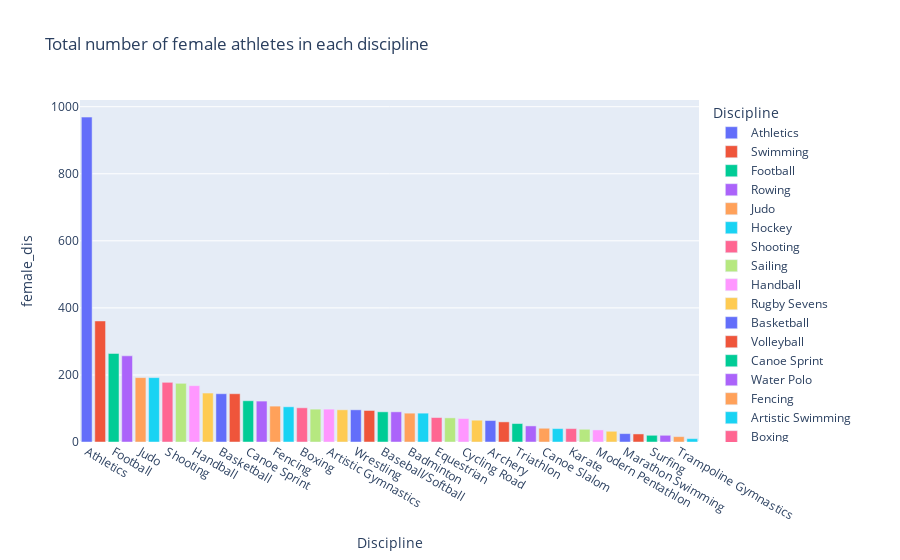

Here is the notebook cell this chart was saved with:
### Code cell
female_dis=gender.groupby('Discipline')['Female'].sum().sort_values(ascending=False).reset_index(name='female_dis')
print(female_dis.head(7))
px.bar(female_dis, x='Discipline', y='female_dis', color='Discipline', title='Total number of female athletes in each discipline').show()

### Figure 1 — Plotly figure (JSON) as saved in the notebook; plotly's stock layout.template omitted (floating-point values rounded to 4 significant figures)
{"data": [{"alignmentgroup": "True", "hovertemplate": "Discipline=%{x}<br>female_dis=%{y}<extra></extra>", "legendgroup": "Athletics", "marker": {"color": "#636efa", "pattern": {"shape": ""}}, "name": "Athletics", "offsetgroup": "Athletics", "orientation": "v", "showlegend": true, "textposition": "auto", "type": "bar", "x": ["Athletics"], "xaxis": "x", "y": [969], "yaxis": "y"}, {"alignmentgroup": "True", "hovertemplate": "Discipline=%{x}<br>female_dis=%{y}<extra></extra>", "legendgroup": "Swimming", "marker": {"color": "#EF553B", "pattern": {"shape": ""}}, "name": "Swimming", "offsetgroup": "Swimming", "orientation": "v", "showlegend": true, "textposition": "auto", "type": "bar", "x": ["Swimming"], "xaxis": "x", "y": [361], "yaxis": "y"}, {"alignmentgroup": "True", "hovertemplate": "Discipline=%{x}<br>female_dis=%{y}<extra></extra>", "legendgroup": "Football", "marker": {"color": "#00cc96", "pattern": {"shape": ""}}, "name": "Football", "offsetgroup": "Football", "orientation": "v", "showlegend": true, "textposition": "auto", "type": "bar", "x": ["Football"], "xaxis": "x", "y": [264], "yaxis": "y"}, {"alignmentgroup": "True", "hovertemplate": "Discipline=%{x}<br>female_dis=%{y}<extra></extra>", "legendgroup": "Rowing", "marker": {"color": "#ab63fa", "pattern": {"shape": ""}}, "name": "Rowing", "offsetgroup": "Rowing", "orientation": "v", "showlegend": true, "textposition": "auto", "type": "bar", "x": ["Rowing"], "xaxis": "x", "y": [257], "yaxis": "y"}, {"alignmentgroup": "True", "hovertemplate": "Discipline=%{x}<br>female_dis=%{y}<extra></extra>", "legendgroup": "Judo", "marker": {"color": "#FFA15A", "pattern": {"shape": ""}}, "name": "Judo", "offsetgroup": "Judo", "orientation": "v", "showlegend": true, "textposition": "auto", "type": "bar", "x": ["Judo"], "xaxis": "x", "y": [192], "yaxis": "y"}, {"alignmentgroup": "True", "hovertemplate": "Discipline=%{x}<br>female_dis=%{y}<extra></extra>", "legendgroup": "Hockey", "marker": {"color": "#19d3f3", "pattern": {"shape": ""}}, "name": "Hockey", "offsetgroup": "Hockey", "orientation": "v", "showlegend": true, "textposition": "auto", "type": "bar", "x": ["Hockey"], "xaxis": "x", "y": [192], "yaxis": "y"}, {"alignmentgroup": "True", "hovertemplate": "Discipline=%{x}<br>female_dis=%{y}<extra></extra>", "legendgroup": "Shooting", "marker": {"color": "#FF6692", "pattern": {"shape": ""}}, "name": "Shooting", "offsetgroup": "Shooting", "orientation": "v", "showlegend": true, "textposition": "auto", "type": "bar", "x": ["Shooting"], "xaxis": "x", "y": [178], "yaxis": "y"}, {"alignmentgroup": "True", "hovertemplate": "Discipline=%{x}<br>female_dis=%{y}<extra></extra>", "legendgroup": "Sailing", "marker": {"color": "#B6E880", "pattern": {"shape": ""}}, "name": "Sailing", "offsetgroup": "Sailing", "orientation": "v", "showlegend": true, "textposition": "auto", "type": "bar", "x": ["Sailing"], "xaxis": "x", "y": [175], "yaxis": "y"}, {"alignmentgroup": "True", "hovertemplate": "Discipline=%{x}<br>female_dis=%{y}<extra></extra>", "legendgroup": "Handball", "marker": {"color": "#FF97FF", "pattern": {"shape": ""}}, "name": "Handball", "offsetgroup": "Handball", "orientation": "v", "showlegend": true, "textposition": "auto", "type": "bar", "x": ["Handball"], "xaxis": "x", "y": [168], "yaxis": "y"}, {"alignmentgroup": "True", "hovertemplate": "Discipline=%{x}<br>female_dis=%{y}<extra></extra>", "legendgroup": "Rugby Sevens", "marker": {"color": "#FECB52", "pattern": {"shape": ""}}, "name": "Rugby Sevens", "offsetgroup": "Rugby Sevens", "orientation": "v", "showlegend": true, "textposition": "auto", "type": "bar", "x": ["Rugby Sevens"], "xaxis": "x", "y": [146], "yaxis": "y"}, {"alignmentgroup": "True", "hovertemplate": "Discipline=%{x}<br>female_dis=%{y}<extra></extra>", "legendgroup": "Basketball", "marker": {"color": "#636efa", "pattern": {"shape": ""}}, "name": "Basketball", "offsetgroup": "Basketball", "orientation": "v", "showlegend": true, "textposition": "auto", "type": "bar", "x": ["Basketball"], "xaxis": "x", "y": [144], "yaxis": "y"}, {"alignmentgroup": "True", "hovertemplate": "Discipline=%{x}<br>female_dis=%{y}<extra></extra>", "legendgroup": "Volleyball", "marker": {"color": "#EF553B", "pattern": {"shape": ""}}, "name": "Volleyball", "offsetgroup": "Volleyball", "orientation": "v", "showlegend": true, "textposition": "auto", "type": "bar", "x": ["Volleyball"], "xaxis": "x", "y": [144], "yaxis": "y"}, {"alignmentgroup": "True", "hovertemplate": "Discipline=%{x}<br>female_dis=%{y}<extra></extra>", "legendgroup": "Canoe Sprint", "marker": {"color": "#00cc96", "pattern": {"shape": ""}}, "name": "Canoe Sprint", "offsetgroup": "Canoe Sprint", "orientation": "v", "showlegend": true, "textposition": "auto", "type": "bar", "x": ["Canoe Sprint"], "xaxis": "x", "y": [123], "yaxis": "y"}, {"alignmentgroup": "True", "hovertemplate": "Discipline=%{x}<br>female_dis=%{y}<extra></extra>", "legendgroup": "Water Polo", "marker": {"color": "#ab63fa", "pattern": {"shape": ""}}, "name": "Water Polo", "offsetgroup": "Water Polo", "orientation": "v", "showlegend": true, "textposition": "auto", "type": "bar", "x": ["Water Polo"], "xaxis": "x", "y": [122], "yaxis": "y"}, {"alignmentgroup": "True", "hovertemplate": "Discipline=%{x}<br>female_dis=%{y}<extra></extra>", "legendgroup": "Fencing", "marker": {"color": "#FFA15A", "pattern": {"shape": ""}}, "name": "Fencing", "offsetgroup": "Fencing", "orientation": "v", "showlegend": true, "textposition": "auto", "type": "bar", "x": ["Fencing"], "xaxis": "x", "y": [107], "yaxis": "y"}, {"alignmentgroup": "True", "hovertemplate": "Discipline=%{x}<br>female_dis=%{y}<extra></extra>", "legendgroup": "Artistic Swimming", "marker": {"color": "#19d3f3", "pattern": {"shape": ""}}, "name": "Artistic Swimming", "offsetgroup": "Artistic Swimming", "orientation": "v", "showlegend": true, "textposition": "auto", "type": "bar", "x": ["Artistic Swimming"], "xaxis": "x", "y": [105], "yaxis": "y"}, {"alignmentgroup": "True", "hovertemplate": "Discipline=%{x}<br>female_dis=%{y}<extra></extra>", "legendgroup": "Boxing", "marker": {"color": "#FF6692", "pattern": {"shape": ""}}, "name": "Boxing", "offsetgroup": "Boxing", "orientation": "v", "showlegend": true, "textposition": "auto", "type": "bar", "x": ["Boxing"], "xaxis": "x", "y": [102], "yaxis": "y"}, {"alignmentgroup": "True", "hovertemplate": "Discipline=%{x}<br>female_dis=%{y}<extra></extra>", "legendgroup": "Weightlifting", "marker": {"color": "#B6E880", "pattern": {"shape": ""}}, "name": "Weightlifting", "offsetgroup": "Weightlifting", "orientation": "v", "showlegend": true, "textposition": "auto", "type": "bar", "x": ["Weightlifting"], "xaxis": "x", "y": [98], "yaxis": "y"}, {"alignmentgroup": "True", "hovertemplate": "Discipline=%{x}<br>female_dis=%{y}<extra></extra>", "legendgroup": "Artistic Gymnastics", "marker": {"color": "#FF97FF", "pattern": {"shape": ""}}, "name": "Artistic Gymnastics", "offsetgroup": "Artistic Gymnastics", "orientation": "v", "showlegend": true, "textposition": "auto", "type": "bar", "x": ["Artistic Gymnastics"], "xaxis": "x", "y": [98], "yaxis": "y"}, {"alignmentgroup": "True", "hovertemplate": "Discipline=%{x}<br>female_dis=%{y}<extra></extra>", "legendgroup": "Rhythmic Gymnastics", "marker": {"color": "#FECB52", "pattern": {"shape": ""}}, "name": "Rhythmic Gymnastics", "offsetgroup": "Rhythmic Gymnastics", "orientation": "v", "showlegend": true, "textposition": "auto", "type": "bar", "x": ["Rhythmic Gymnastics"], "xaxis": "x", "y": [96], "yaxis": "y"}, {"alignmentgroup": "True", "hovertemplate": "Discipline=%{x}<br>female_dis=%{y}<extra></extra>", "legendgroup": "Wrestling", "marker": {"color": "#636efa", "pattern": {"shape": ""}}, "name": "Wrestling", "offsetgroup": "Wrestling", "orientation": "v", "showlegend": true, "textposition": "auto", "type": "bar", "x": ["Wrestling"], "xaxis": "x", "y": [96], "yaxis": "y"}, {"alignmentgroup": "True", "hovertemplate": "Discipline=%{x}<br>female_dis=%{y}<extra></extra>", "legendgroup": "Tennis", "marker": {"color": "#EF553B", "pattern": {"shape": ""}}, "name": "Tennis", "offsetgroup": "Tennis", "orientation": "v", "showlegend": true, "textposition": "auto", "type": "bar", "x": ["Tennis"], "xaxis": "x", "y": [94], "yaxis": "y"}, {"alignmentgroup": "True", "hovertemplate": "Discipline=%{x}<br>female_dis=%{y}<extra></extra>", "legendgroup": "Baseball/Softball", "marker": {"color": "#00cc96", "pattern": {"shape": ""}}, "name": "Baseball/Softball", "offsetgroup": "Baseball/Softball", "orientation": "v", "showlegend": true, "textposition": "auto", "type": "bar", "x": ["Baseball/Softball"], "xaxis": "x", "y": [90], "yaxis": "y"}, {"alignmentgroup": "True", "hovertemplate": "Discipline=%{x}<br>female_dis=%{y}<extra></extra>", "legendgroup": "Cycling Track", "marker": {"color": "#ab63fa", "pattern": {"shape": ""}}, "name": "Cycling Track", "offsetgroup": "Cycling Track", "orientation": "v", "showlegend": true, "textposition": "auto", "type": "bar", "x": ["Cycling Track"], "xaxis": "x", "y": [90], "yaxis": "y"}, {"alignmentgroup": "True", "hovertemplate": "Discipline=%{x}<br>female_dis=%{y}<extra></extra>", "legendgroup": "Badminton", "marker": {"color": "#FFA15A", "pattern": {"shape": ""}}, "name": "Badminton", "offsetgroup": "Badminton", "orientation": "v", "showlegend": true, "textposition": "auto", "type": "bar", "x": ["Badminton"], "xaxis": "x", "y": [86], "yaxis": "y"}, {"alignmentgroup": "True", "hovertemplate": "Discipline=%{x}<br>female_dis=%{y}<extra></extra>", "legendgroup": "Table Tennis", "marker": {"color": "#19d3f3", "pattern": {"shape": ""}}, "name": "Table Tennis", "offsetgroup": "Table Tennis", "orientation": "v", "showlegend": true, "textposition": "auto", "type": "bar", "x": ["Table Tennis"], "xaxis": "x", "y": [86], "yaxis": "y"}, {"alignmentgroup": "True", "hovertemplate": "Discipline=%{x}<br>female_dis=%{y}<extra></extra>", "legendgroup": "Equestrian", "marker": {"color": "#FF6692", "pattern": {"shape": ""}}, "name": "Equestrian", "offsetgroup": "Equestrian", "orientation": "v", "showlegend": true, "textposition": "auto", "type": "bar", "x": ["Equestrian"], "xaxis": "x", "y": [73], "yaxis": "y"}, {"alignmentgroup": "True", "hovertemplate": "Discipline=%{x}<br>female_dis=%{y}<extra></extra>", "legendgroup": "Diving", "marker": {"color": "#B6E880", "pattern": {"shape": ""}}, "name": "Diving", "offsetgroup": "Diving", "orientation": "v", "showlegend": true, "textposition": "auto", "type": "bar", "x": ["Diving"], "xaxis": "x", "y": [72], "yaxis": "y"}, {"alignmentgroup": "True", "hovertemplate": "Discipline=%{x}<br>female_dis=%{y}<extra></extra>", "legendgroup": "Cycling Road", "marker": {"color": "#FF97FF", "pattern": {"shape": ""}}, "name": "Cycling Road", "offsetgroup": "Cycling Road", "orientation": "v", "showlegend": true, "textposition": "auto", "type": "bar", "x": ["Cycling Road"], "xaxis": "x", "y": [70], "yaxis": "y"}, {"alignmentgroup": "True", "hovertemplate": "Discipline=%{x}<br>female_dis=%{y}<extra></extra>", "legendgroup": "Taekwondo", "marker": {"color": "#FECB52", "pattern": {"shape": ""}}, "name": "Taekwondo", "offsetgroup": "Taekwondo", "orientation": "v", "showlegend": true, "textposition": "auto", "type": "bar", "x": ["Taekwondo"], "xaxis": "x", "y": [65], "yaxis": "y"}, {"alignmentgroup": "True", "hovertemplate": "Discipline=%{x}<br>female_dis=%{y}<extra></extra>", "legendgroup": "Archery", "marker": {"color": "#636efa", "pattern": {"shape": ""}}, "name": "Archery", "offsetgroup": "Archery", "orientation": "v", "showlegend": true, "textposition": "auto", "type": "bar", "x": ["Archery"], "xaxis": "x", "y": [64], "yaxis": "y"}, {"alignmentgroup": "True", "hovertemplate": "Discipline=%{x}<br>female_dis=%{y}<extra></extra>", "legendgroup": "Golf", "marker": {"color": "#EF553B", "pattern": {"shape": ""}}, "name": "Golf", "offsetgroup": "Golf", "orientation": "v", "showlegend": true, "textposition": "auto", "type": "bar", "x": ["Golf"], "xaxis": "x", "y": [60], "yaxis": "y"}, {"alignmentgroup": "True", "hovertemplate": "Discipline=%{x}<br>female_dis=%{y}<extra></extra>", "legendgroup": "Triathlon", "marker": {"color": "#00cc96", "pattern": {"shape": ""}}, "name": "Triathlon", "offsetgroup": "Triathlon", "orientation": "v", "showlegend": true, "textposition": "auto", "type": "bar", "x": ["Triathlon"], "xaxis": "x", "y": [55], "yaxis": "y"}, {"alignmentgroup": "True", "hovertemplate": "Discipline=%{x}<br>female_dis=%{y}<extra></extra>", "legendgroup": "Beach Volleyball", "marker": {"color": "#ab63fa", "pattern": {"shape": ""}}, "name": "Beach Volleyball", "offsetgroup": "Beach Volleyball", "orientation": "v", "showlegend": true, "textposition": "auto", "type": "bar", "x": ["Beach Volleyball"], "xaxis": "x", "y": [48], "yaxis": "y"}, {"alignmentgroup": "True", "hovertemplate": "Discipline=%{x}<br>female_dis=%{y}<extra></extra>", "legendgroup": "Canoe Slalom", "marker": {"color": "#FFA15A", "pattern": {"shape": ""}}, "name": "Canoe Slalom", "offsetgroup": "Canoe Slalom", "orientation": "v", "showlegend": true, "textposition": "auto", "type": "bar", "x": ["Canoe Slalom"], "xaxis": "x", "y": [41], "yaxis": "y"}, {"alignmentgroup": "True", "hovertemplate": "Discipline=%{x}<br>female_dis=%{y}<extra></extra>", "legendgroup": "Skateboarding", "marker": {"color": "#19d3f3", "pattern": {"shape": ""}}, "name": "Skateboarding", "offsetgroup": "Skateboarding", "orientation": "v", "showlegend": true, "textposition": "auto", "type": "bar", "x": ["Skateboarding"], "xaxis": "x", "y": [40], "yaxis": "y"}, {"alignmentgroup": "True", "hovertemplate": "Discipline=%{x}<br>female_dis=%{y}<extra></extra>", "legendgroup": "Karate", "marker": {"color": "#FF6692", "pattern": {"shape": ""}}, "name": "Karate", "offsetgroup": "Karate", "orientation": "v", "showlegend": true, "textposition": "auto", "type": "bar", "x": ["Karate"], "xaxis": "x", "y": [40], "yaxis": "y"}, {"alignmentgroup": "True", "hovertemplate": "Discipline=%{x}<br>female_dis=%{y}<extra></extra>", "legendgroup": "Cycling Mountain Bike", "marker": {"color": "#B6E880", "pattern": {"shape": ""}}, "name": "Cycling Mountain Bike", "offsetgroup": "Cycling Mountain Bike", "orientation": "v", "showlegend": true, "textposition": "auto", "type": "bar", "x": ["Cycling Mountain Bike"], "xaxis": "x", "y": [38], "yaxis": "y"}, {"alignmentgroup": "True", "hovertemplate": "Discipline=%{x}<br>female_dis=%{y}<extra></extra>", "legendgroup": "Modern Pentathlon", "marker": {"color": "#FF97FF", "pattern": {"shape": ""}}, "name": "Modern Pentathlon", "offsetgroup": "Modern Pentathlon", "orientation": "v", "showlegend": true, "textposition": "auto", "type": "bar", "x": ["Modern Pentathlon"], "xaxis": "x", "y": [36], "yaxis": "y"}, {"alignmentgroup": "True", "hovertemplate": "Discipline=%{x}<br>female_dis=%{y}<extra></extra>", "legendgroup": "3x3 Basketball", "marker": {"color": "#FECB52", "pattern": {"shape": ""}}, "name": "3x3 Basketball", "offsetgroup": "3x3 Basketball", "orientation": "v", "showlegend": true, "textposition": "auto", "type": "bar", "x": ["3x3 Basketball"], "xaxis": "x", "y": [32], "yaxis": "y"}, {"alignmentgroup": "True", "hovertemplate": "Discipline=%{x}<br>female_dis=%{y}<extra></extra>", "legendgroup": "Marathon Swimming", "marker": {"color": "#636efa", "pattern": {"shape": ""}}, "name": "Marathon Swimming", "offsetgroup": "Marathon Swimming", "orientation": "v", "showlegend": true, "textposition": "auto", "type": "bar", "x": ["Marathon Swimming"], "xaxis": "x", "y": [25], "yaxis": "y"}, {"alignmentgroup": "True", "hovertemplate": "Discipline=%{x}<br>female_dis=%{y}<extra></extra>", "legendgroup": "Cycling BMX Racing", "marker": {"color": "#EF553B", "pattern": {"shape": ""}}, "name": "Cycling BMX Racing", "offsetgroup": "Cycling BMX Racing", "orientation": "v", "showlegend": true, "textposition": "auto", "type": "bar", "x": ["Cycling BMX Racing"], "xaxis": "x", "y": [24], "yaxis": "y"}, {"alignmentgroup": "True", "hovertemplate": "Discipline=%{x}<br>female_dis=%{y}<extra></extra>", "legendgroup": "Surfing", "marker": {"color": "#00cc96", "pattern": {"shape": ""}}, "name": "Surfing", "offsetgroup": "Surfing", "orientation": "v", "showlegend": true, "textposition": "auto", "type": "bar", "x": ["Surfing"], "xaxis": "x", "y": [20], "yaxis": "y"}, {"alignmentgroup": "True", "hovertemplate": "Discipline=%{x}<br>female_dis=%{y}<extra></extra>", "legendgroup": "Sport Climbing", "marker": {"color": "#ab63fa", "pattern": {"shape": ""}}, "name": "Sport Climbing", "offsetgroup": "Sport Climbing", "orientation": "v", "showlegend": true, "textposition": "auto", "type": "bar", "x": ["Sport Climbing"], "xaxis": "x", "y": [20], "yaxis": "y"}, {"alignmentgroup": "True", "hovertemplate": "Discipline=%{x}<br>female_dis=%{y}<extra></extra>", "legendgroup": "Trampoline Gymnastics", "marker": {"color": "#FFA15A", "pattern": {"shape": ""}}, "name": "Trampoline Gymnastics", "offsetgroup": "Trampoline Gymnastics", "orientation": "v", "showlegend": true, "textposition": "auto", "type": "bar", "x": ["Trampoline Gymnastics"], "xaxis": "x", "y": [16], "yaxis": "y"}, {"alignmentgroup": "True", "hovertemplate": "Discipline=%{x}<br>female_dis=%{y}<extra></extra>", "legendgroup": "Cycling BMX Freestyle", "marker": {"color": "#19d3f3", "pattern": {"shape": ""}}, "name": "Cycling BMX Freestyle", "offsetgroup": "Cycling BMX Freestyle", "orientation": "v", "showlegend": true, "textposition": "auto", "type": "bar", "x": ["Cycling BMX Freestyle"], "xaxis": "x", "y": [10], "yaxis": "y"}], "layout": {"barmode": "relative", "legend": {"title": {"text": "Discipline"}, "tracegroupgap": 0}, "title": {"text": "Total number of female athletes in each discipline"}, "xaxis": {"anchor": "y", "categoryarray": ["Athletics", "Swimming", "Football", "Rowing", "Judo", "Hockey", "Shooting", "Sailing", "Handball", "Rugby Sevens", "Basketball", "Volleyball", "Canoe Sprint", "Water Polo", "Fencing", "Artistic Swimming", "Boxing", "Weightlifting", "Artistic Gymnastics", "Rhythmic Gymnastics", "Wrestling", "Tennis", "Baseball/Softball", "Cycling Track", "Badminton", "Table Tennis", "Equestrian", "Diving", "Cycling Road", "Taekwondo", "Archery", "Golf", "Triathlon", "Beach Volleyball", "Canoe Slalom", "Skateboarding", "Karate", "Cycling Mountain Bike", "Modern Pentathlon", "3x3 Basketball", "Marathon Swimming", "Cycling BMX Racing", "Surfing", "Sport Climbing", "Trampoline Gymnastics", "Cycling BMX Freestyle"], "categoryorder": "array", "domain": [0, 1], "title": {"text": "Discipline"}}, "yaxis": {"anchor": "x", "domain": [0, 1], "title": {"text": "female_dis"}}}}
